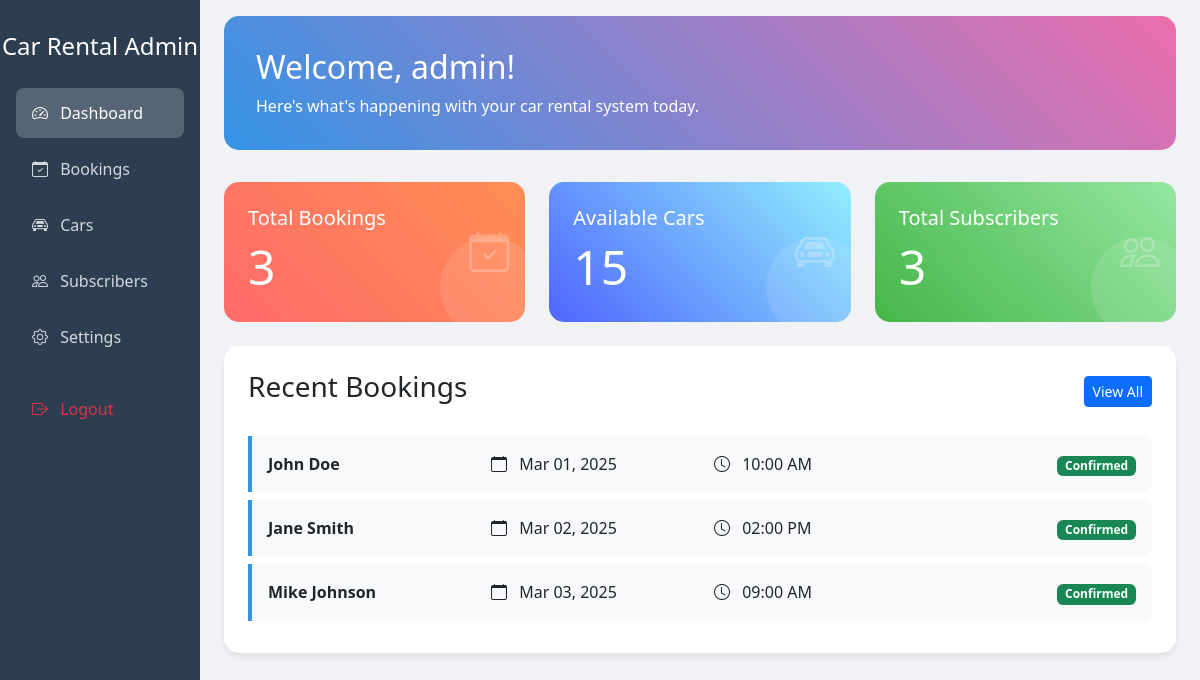
Page /admin/dashboard.php (signed in) on the committed database.
### tables this page shows
CREATE TABLE IF NOT EXISTS bookings (
    id INT AUTO_INCREMENT PRIMARY KEY,
    first_name VARCHAR(50) NOT NULL,
    last_name VARCHAR(50) NOT NULL,
    email VARCHAR(100) NOT NULL,
    mobile VARCHAR(20) NOT NULL,
    pickup_location VARCHAR(50) NOT NULL,
    dropoff_location VARCHAR(50) NOT NULL,
    pickup_date DATE NOT NULL,
    pickup_time TIME NOT NULL,
    adults INT NOT NULL,
    children INT NOT NULL,
    special_request TEXT,
    payment_method ENUM('paypal', 'directcheck', 'banktransfer') NOT NULL,
    booking_timestamp TIMESTAMP DEFAULT CURRENT_TIMESTAMP
);

### admin/dashboard.php (the view, shortened to what this page needs)
<?php
require '../includes/databaseConnection.php';
$stats = [
    'total_bookings' => 0,
    'total_cars' => 0,
    'total_subscribers' => 0,
    'recent_bookings' => []
];
$result = $conn->query("SELECT COUNT(*) as count FROM bookings");
$stats['total_bookings'] = $result->fetch_assoc()['count'];
$result = $conn->query("SELECT COUNT(*) as count FROM cars");
$stats['total_cars'] = $result->fetch_assoc()['count'];
$result = $conn->query("SELECT COUNT(*) as count FROM subscribers");
$stats['total_subscribers'] = $result->fetch_assoc()['count'];
$result = $conn->query("SELECT * FROM bookings ORDER BY booking_timestamp DESC LIMIT 5");
$stats['recent_bookings'] = $result->fetch_all(MYSQLI_ASSOC);
?>
<!DOCTYPE html>
<html lang="en">
<head>
    <link href="https://cdn.jsdelivr.net/npm/bootstrap@5.3.0/dist/css/bootstrap.min.css" rel="stylesheet">
    <link rel="stylesheet" href="https://cdn.jsdelivr.net/npm/bootstrap-icons@1.7.2/font/bootstrap-icons.css">
    <link rel="stylesheet" href="../css/dashboard.css">
</head>
<body>
    <div class="container-fluid">
        <div class="row">
            <div class="col-md-3 col-lg-2 px-0 position-fixed sidebar">
                <div class="text-center mb-4">
                    <h4>Car Rental Admin</h4>
                </div>
                <ul class="nav flex-column px-3">
                    <li class="nav-item">
                        <a class="nav-link active" href="dashboard.php">
                            <i class="bi bi-speedometer2 me-2"></i> Dashboard
                        </a>
                    </li>
                    <li class="nav-item">
                        <a class="nav-link" href="bookings.php">
                            <i class="bi bi-calendar-check me-2"></i> Bookings
                        </a>
                    </li>
                    <li class="nav-item">
                        <a class="nav-link" href="cars.php">
                            <i class="bi bi-car-front me-2"></i> Cars
                        </a>
                    </li>
                    <li class="nav-item">
                        <a class="nav-link" href="subscribers.php">
                            <i class="bi bi-people me-2"></i> Subscribers
                        </a>
                    </li>
                    <li class="nav-item">
                        <a class="nav-link" href="settings.php">
                            <i class="bi bi-gear me-2"></i> Settings
                        </a>
                    </li>
                    <li class="nav-item mt-3">
                        <a class="nav-link text-danger" href="logout.php">
                            <i class="bi bi-box-arrow-right me-2"></i> Logout
                        </a>
                    </li>
                </ul>
            </div>
            <div class="col-md-9 col-lg-10 ms-auto px-4 py-3">
                <div class="welcome-banner">
                    <h2>Welcome, <?php echo htmlspecialchars($_SESSION['admin_username']); ?>!</h2>
                    <p class="mb-0">Here's what's happening with your car rental system today.</p>
                </div>
                <div class="row g-4 mb-4">
                    <div class="col-md-4">
                        <div class="stat-card bookings">
                            <h3 class="fs-5">Total Bookings</h3>
                            <h2 class="display-5 mb-0"><?php echo $stats['total_bookings']; ?></h2>
                            <i class="bi bi-calendar-check position-absolute top-50 end-0 translate-middle-y opacity-25 fs-1 me-3"></i>
                        </div>
                    </div>
                    <div class="col-md-4">
                        <div class="stat-card cars">
                            <h3 class="fs-5">Available Cars</h3>
                            <h2 class="display-5 mb-0"><?php echo $stats['total_cars']; ?></h2>
                            <i class="bi bi-car-front position-absolute top-50 end-0 translate-middle-y opacity-25 fs-1 me-3"></i>
                        </div>
                    </div>
                    <div class="col-md-4">
                        <div class="stat-card subscribers">
                            <h3 class="fs-5">Total Subscribers</h3>
                            <h2 class="display-5 mb-0"><?php echo $stats['total_subscribers']; ?></h2>
                            <i class="bi bi-people position-absolute top-50 end-0 translate-middle-y opacity-25 fs-1 me-3"></i>
                        </div>
                    </div>
                </div>
                <div class="recent-bookings">
                    <div class="d-flex justify-content-between align-items-center mb-4">
                        <h3>Recent Bookings</h3>
                        <a href="bookings.php" class="btn btn-primary btn-sm">View All</a>
                    </div>
                    <?php foreach ($stats['recent_bookings'] as $booking): ?>
                        <div class="booking-item">
                            <div class="row align-items-center">
                                <div class="col-md-3">
                                    <strong><?php echo htmlspecialchars($booking['first_name'] . ' ' . $booking['last_name']); ?></strong>
                                </div>
                                <div class="col-md-3">
                                    <i class="bi bi-calendar me-2"></i>
                                    <?php echo date('M d, Y', strtotime($booking['pickup_date'])); ?>
                                </div>
                                <div class="col-md-3">
                                    <i class="bi bi-clock me-2"></i>
                                    <?php echo date('h:i A', strtotime($booking['pickup_time'])); ?>
                                </div>
                                <div class="col-md-3 text-end">
                                    <span class="badge bg-success">Confirmed</span>
                                </div>
                            </div>
                        </div>
                    <?php endforeach; ?>
                </div>
            </div>
        </div>
    </div>
</body>
</html>

### css/dashboard.css (style rules this page uses)
:root { --primary-bg: #f0f2f5; --card-bg-1: linear-gradient(45deg, #FF6B6B, #FF8E53); --card-bg-2: linear-gradient(45deg, #4E65FF, #92EFFD); --card-bg-3: linear-gradient(45deg, #45B649, #96E6A1); --sidebar-bg: #2C3E50; }
body { background-color: var(--primary-bg); font-family: 'Segoe UI', Tahoma, Geneva, Verdana, sans-serif; }
.sidebar { background: var(--sidebar-bg); min-height: 100vh; color: white; padding-top: 2rem; }
.sidebar .nav-link { color: rgba(255, 255, 255, 0.8); padding: 0.8rem 1rem; margin: 0.2rem 0; border-radius: 8px; transition: all 0.3s ease; }
.sidebar .nav-link.active { background: rgba(255, 255, 255, 0.2); color: white; }
.stat-card { border-radius: 15px; padding: 1.5rem; color: white; transition: transform 0.3s ease; min-height: 140px; position: relative; overflow: hidden; }
.stat-card::after { content: ''; position: absolute; right: -15px; bottom: -15px; width: 100px; height: 100px; background: rgba(255, 255, 255, 0.1); border-radius: 50%; }
.stat-card.bookings { background: var(--card-bg-1); }
.stat-card.cars { background: var(--card-bg-2); }
.stat-card.subscribers { background: var(--card-bg-3); }
.recent-bookings { background: white; border-radius: 15px; padding: 1.5rem; box-shadow: 0 4px 6px rgba(0, 0, 0, 0.07); }
.welcome-banner { background: linear-gradient(45deg, #3494E6, #EC6EAD); border-radius: 15px; padding: 2rem; color: white; margin-bottom: 2rem; }
.booking-item { border-left: 4px solid #3494E6; padding: 1rem; margin: 0.5rem 0; background: #f8f9fa; border-radius: 0 8px 8px 0; transition: all 0.3s ease; }

### rows in the picture
bookings: first_name+last_name "John Doe", pickup_date "Mar 01, 2025", pickup_time "10:00 AM"
bookings: first_name+last_name "Jane Smith", pickup_date "Mar 02, 2025", pickup_time "02:00 PM"
bookings: first_name+last_name "Mike Johnson", pickup_date "Mar 03, 2025", pickup_time "09:00 AM"

### other values in the picture
$_SESSION['admin_username'] "admin"
$stats['total_bookings'] "3"
$stats['total_cars'] "15"
$stats['total_subscribers'] "3"
